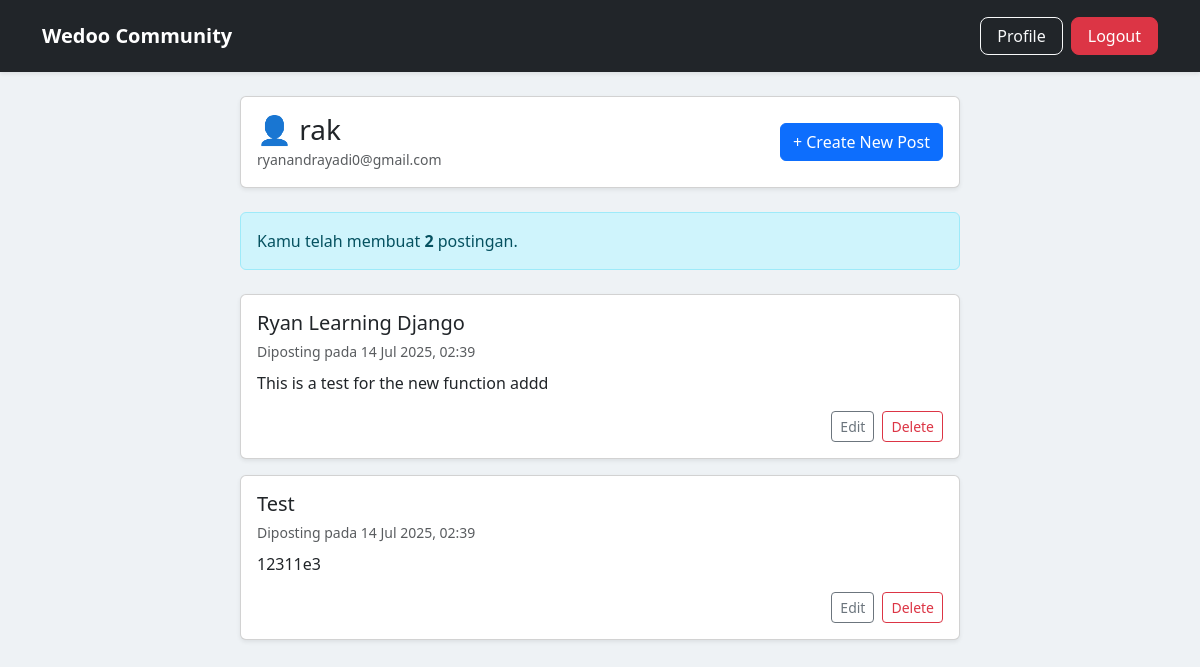
The page /profile/ (signed in) on the database as committed earlier.
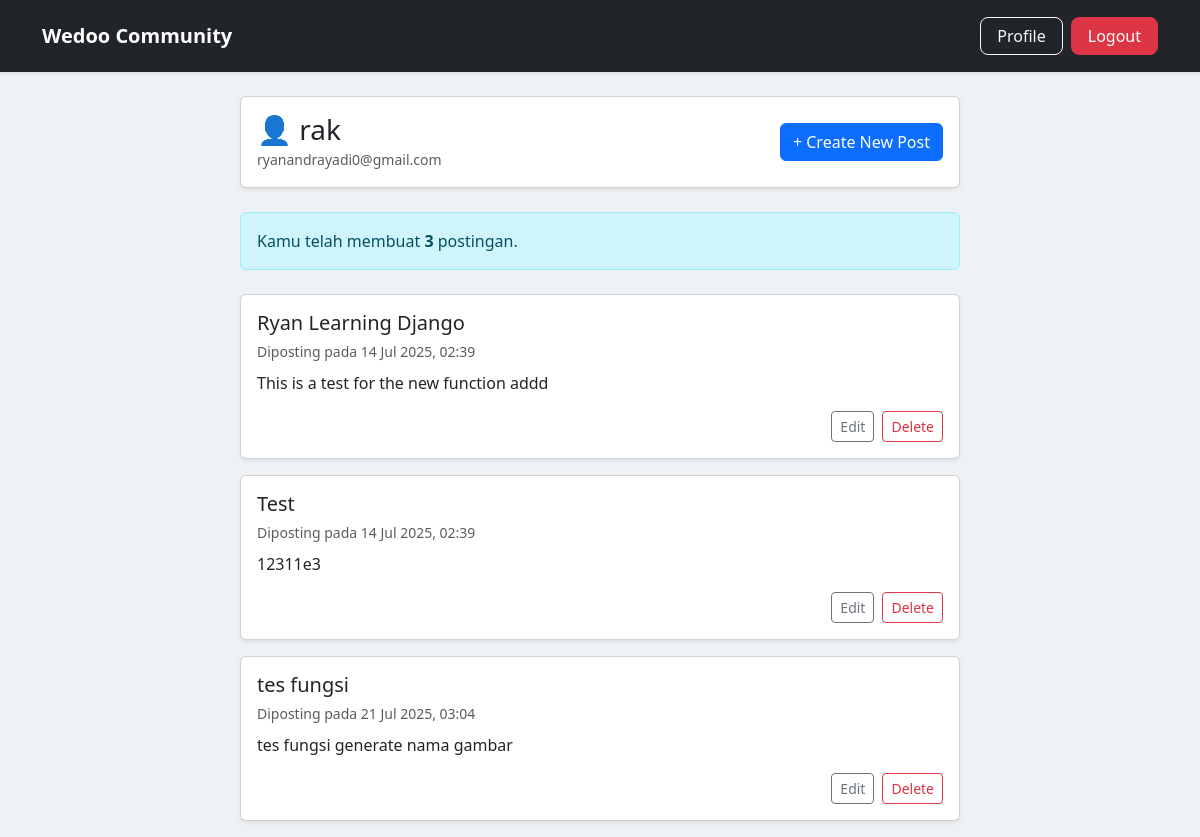
The same page on the database as committed later.
### blog/models.py (models this page shows, shortened)
class Post(models.Model):
    title = models.CharField(max_length=200)
    content =models.TextField()
    created_at =models.DateTimeField(auto_now_add=True)
    author = models.ForeignKey(User, on_delete=models.CASCADE)
    slug = models.SlugField(max_length=255, unique=True)
    image = models.ImageField(upload_to='post_images/', blank=True, null=True)

### users/views.py (the view)
# urls.py: path("profile/", user_views.profile, name="profile"),
@login_required
def profile(request):
    user_posts = Post.objects.filter(author=request.user)
    return render(request, "users/profile.html", {'posts' : user_posts})

### users/templates/users/profile.html
{% extends 'blog/base.html' %} {% block content %}
<div class="container mt-4">
    <div class="row">
        <div class="col-lg-8 mx-auto">
        <div class="card shadow-sm mb-4">
            <div
            class="card-body d-flex justify-content-between align-items-center"
            >
            <div>
                <h3 class="mb-0">👤 {{ user.username }}</h3>
                <small class="text-muted">{{ user.email }}</small>
            </div>
            <a href="{% url 'post-create' %}" class="btn btn-primary"
                >+ Create New Post</a
            >
            </div>
        </div>
        <div class="alert alert-info mb-4">
            Kamu telah membuat <strong>{{ posts|length }}</strong> postingan.
        </div>
        {% for post in posts %}
        <div class="card mb-3 shadow-sm">
            <div class="card-body">
            <h5 class="card-title mb-1">{{ post.title }}</h5>
            <small class="text-muted"
                >Diposting pada {{ post.created_at|date:"d M Y, H:i" }}</small
            >
            <p class="card-text mt-2">{{ post.content|truncatewords:30 }}</p>
            <div class="d-flex justify-content-end">
                <a
                href="{% url 'post-update' post.id %}"
                class="btn btn-sm btn-outline-secondary me-2"
                >Edit</a
                >
                <a
                href="{% url 'post-delete' post.id %}"
                class="btn btn-sm btn-outline-danger"
                >Delete</a
                >
            </div>
            </div>
        </div>
        {% empty %}
        <div class="alert alert-secondary text-center">
            Kamu belum membuat postingan apapun.
        </div>
        {% endfor %}
        </div>
    </div>
</div>
{% endblock %}

Rows that differ between the two databases and show on the page:
added Post: title "tes fungsi", created_at "21 Jul 2025, 03:04", content "tes fungsi generate nama gambar"
Other text that changed with them:
{{ posts|length }}: "2" → "3"
